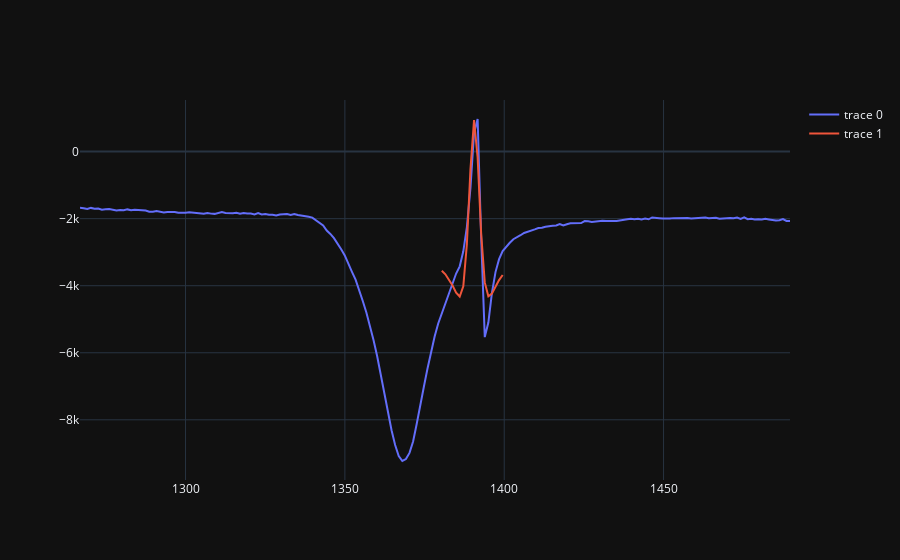
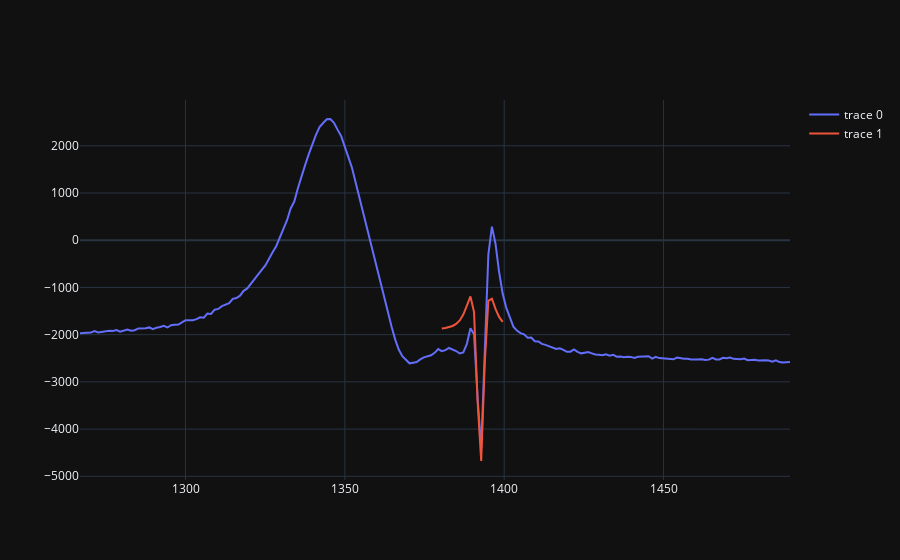
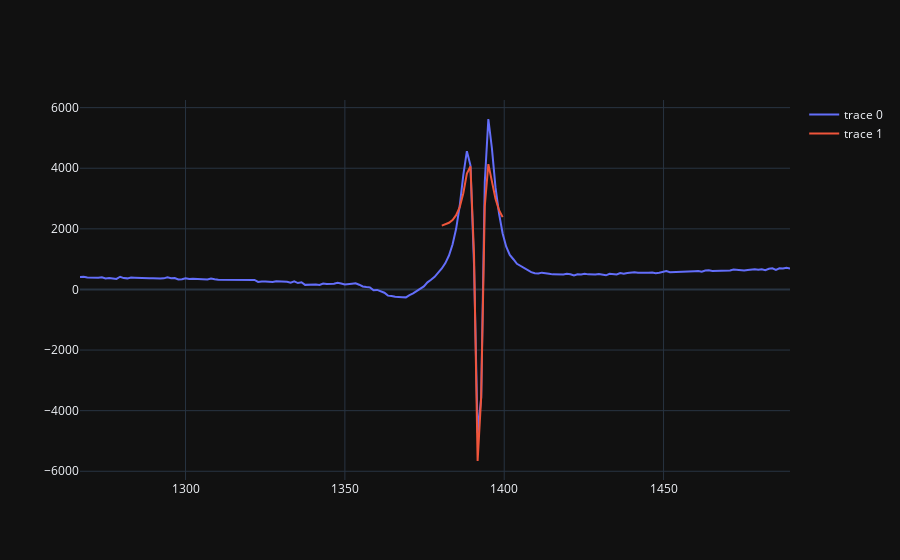

Notebook source saved alongside these figures, in order:
### Code cell
## Map A
t_matrix = np.zeros((5,5))

draw = False
# for i in range(6):
#     t_matrix[0][i] = np.average(map_a.base_vectors[i], weights=((map_a.raman_shift < 1310) | (map_a.raman_shift > 1420)) )
    # t_matrix[0][i] = map_a.draw_curve(line, [np.average(map_a.base_vectors[i], weights=((map_a.raman_shift < 1310) | (map_a.raman_shift > 1420)) )], 1200, 1500, base_vector = i, draw = True, bounds = 'inf').show()

t_matrix[0][0] = map_a.fit_curve(lorentz, (1392, 2.5, -17 * 10**5, -7000), 1380, 1400, 2, base_vector = 0, draw = draw)

t_matrix[1][0] = map_a.fit_curve(lorentz, (1345, 14,  -5 * 10**5, -10000), 1330, 1360, 2, base_vector = 0, draw = draw)
t_matrix[1][3] = map_a.fit_curve(lorentz, (1345, 16,  3.2 * 10**5, -4000), 1330, 1360, 2, base_vector = 3, draw = draw)

t_matrix[2][1] = map_a.fit_curve(lorentz, (1369, 10,  0.8 * 10**5,  1000), 1355, 1380, 2, base_vector = 1, draw = draw)
t_matrix[2][2] = map_a.fit_curve(lorentz, (1369, 10, -2.4 * 10**5, -1400), 1355, 1380, 2, base_vector = 2, draw = draw)

t_matrix[3][1] = map_a.fit_curve(lorentz_diff1, (1392, 2.5, -17 * 10**5, -7000), 1385, 1400, 2, base_vector = 1, draw = draw, bounds = 'inf')
t_matrix[3][2] = map_a.fit_curve(lorentz_diff1, (1392, 2.5, -17 * 10**5, -7000), 1385, 1400, 2, base_vector = 2, draw = draw, bounds = 'inf')
t_matrix[3][3] = map_a.fit_curve(lorentz_diff1, (1392, 2.5, -17 * 10**5, -7000), 1385, 1400, 2, base_vector = 3, draw = draw, bounds = 'inf')

# t_matrix[4][2] = map_a.fit_curve(lorentz_diff2, [ 1.39e+03, 3e+00, 10.8e+04, -1.4e+03], 1380, 1400, 2, base_vector = 2, draw = True, bounds = 'inf')
# t_matrix[4][3] = map_a.fit_curve(lorentz_diff2, [ 1.39e+03, 3e+00, 10.8e+04, -1.4e+03], 1380, 1400, 2, base_vector = 3, draw = True, bounds = 'inf')
t_matrix[4][4] = map_a.fit_curve(lorentz_diff2, [ 1.39e+03, 3e+00, 10.8e+04, -1.4e+03], 1380, 1400, 2, base_vector = 4, draw = True, bounds = 'inf')

t_matrix

### Figure 1 — Plotly figure (JSON) as saved in the notebook; plotly's stock layout.template omitted (floating-point values rounded to 4 significant figures; data arrays with more than 128 entries replaced by an {"elided": "..."} marker saying what was removed)
{"data": [{"mode": "lines", "x": {"elided": "199 float values"}, "y": {"elided": "199 float values"}, "type": "scatter"}, {"mode": "lines", "x": [1400.0, 1398.0, 1397.0, 1396.0, 1395.0, 1394.0, 1393.0, 1392.0, 1391.0, 1389.0, 1388.0, 1387.0, 1386.0, 1385.0, 1384.0, 1383.0, 1382.0, 1380.0], "y": [-3679.0, -3832.0, -4029.0, -4236.0, -4315.0, -3901.0, -2460.0, -176.1, 940.0, -518.7, -2761.0, -4020.0, -4322.0, -4206.0, -3995.0, -3804.0, -3658.0, -3552.0], "type": "scatter"}], "layout": {"hovermode": "x"}}

### Figure 2 — Plotly figure (JSON) as saved in the notebook; plotly's stock layout.template omitted (floating-point values rounded to 4 significant figures; data arrays with more than 128 entries replaced by an {"elided": "..."} marker saying what was removed)
{"data": [{"mode": "lines", "x": {"elided": "199 float values"}, "y": {"elided": "199 float values"}, "type": "scatter"}, {"mode": "lines", "x": [1400.0, 1398.0, 1397.0, 1396.0, 1395.0, 1394.0, 1393.0, 1392.0, 1391.0, 1389.0, 1388.0, 1387.0, 1386.0, 1385.0, 1384.0, 1383.0, 1382.0, 1380.0], "y": [-1728.0, -1624.0, -1455.0, -1239.0, -1284.0, -2607.0, -4676.0, -3420.0, -1522.0, -1191.0, -1383.0, -1576.0, -1700.0, -1773.0, -1817.0, -1843.0, -1859.0, -1870.0], "type": "scatter"}], "layout": {"hovermode": "x"}}

### Figure 3 — Plotly figure (JSON) as saved in the notebook; plotly's stock layout.template omitted (floating-point values rounded to 4 significant figures; data arrays with more than 128 entries replaced by an {"elided": "..."} marker saying what was removed)
{"data": [{"mode": "lines", "x": {"elided": "199 float values"}, "y": {"elided": "199 float values"}, "type": "scatter"}, {"mode": "lines", "x": [1400.0, 1398.0, 1397.0, 1396.0, 1395.0, 1394.0, 1393.0, 1392.0, 1391.0, 1389.0, 1388.0, 1387.0, 1386.0, 1385.0, 1384.0, 1383.0, 1382.0, 1380.0], "y": [2388.0, 2612.0, 2995.0, 3594.0, 4137.0, 2753.0, -3550.0, -5661.0, 1124.0, 4062.0, 3825.0, 3174.0, 2719.0, 2450.0, 2293.0, 2200.0, 2143.0, 2107.0], "type": "scatter"}], "layout": {"hovermode": "x"}}
